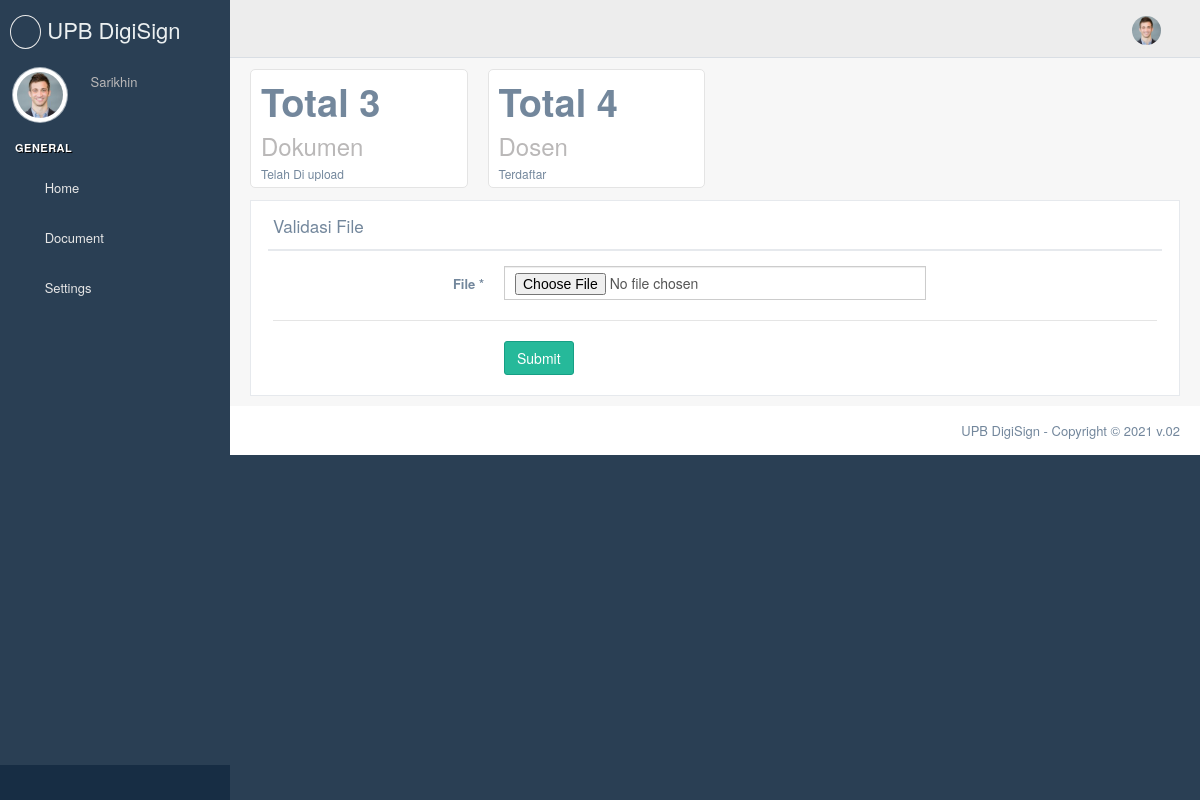
/dashboard (signed in), run on the app's committed database.
### app/models/Users.py (models this page shows, shortened)
class User(UserMixin, db.Model):
    __tablename__ = 'users'
    id = db.Column(db.Integer, primary_key=True)
    email = db.Column(db.String(64), unique=True, index=True)
    nomor = db.Column(db.String(64), unique=True, index=True)
    name = db.Column(db.String(64), index=True)
    p_profile = db.Column(db.String(128), index=True)
    signature = db.Column(db.String(128), index=True)
    sertifikat = db.Column(db.String(128), index=True)
    key_sertifikat = db.Column(db.String(128), index=True)
    password_sertifikat = db.Column(db.String(128))
    password_hash = db.Column(db.String(128))
    role_id = db.Column(db.Integer, db.ForeignKey('roles.id'))
    confirmed = db.Column(db.Boolean, default=False)
    doc =  db.relationship('fileModel', backref='doc', lazy='dynamic')#child of doc
    skrip =  db.relationship('Skripsi', backref='skrip', lazy='dynamic')#child of doc
    @property
    def password(self):
        raise AttributeError('password is not a readable attribute')
    def can(self, perm):
        return self.role is not None and self.role.has_permission(perm)

### app/routes.py (the view)
@app.route('/dashboard')
@login_required
@check_confirmed
def dashboard():
    dosen = User.query.filter_by(role_id = 2).count()
    file = data = Skripsi.query.filter_by(user_id = current_user.id).count()
    data = Skripsi.query.filter(or_(Skripsi.peng1 == current_user.name, Skripsi.peng2==current_user.name, Skripsi.pem1==current_user.name, Skripsi.pem2 == current_user.name,
                                        Skripsi.dekan == current_user.name, Skripsi.prodi == current_user.name)).count()
    if current_user.can(8) and not current_user.can(Permission.ADMIN):
        if current_user.signature is None:
            flash('Lengkapi Profil anda dengan membuat tanda tangan pada menu Settings > Tanda tangan', 'danger')
        if current_user.sertifikat is None:
            flash('Lengkapi Profil anda dengan membuat sertifikat pada menu Settings > Sertifikat', 'danger')
    return render_template('index.html', dosen = dosen, data = data, file = file)

### app/models/Users.py (called while the page is built)
@login_manager.user_loader
def load_user(user_id):
    return User.query.get(int(user_id))

    def has_permission(self, perm):
        return self.permissions & perm == perm

### app/templates/index.html (shortened to what this page needs)
{% extends "base_site.html" %} {% block title %} HOME {% endblock title %} {%
block stylesheets %} {{ super() }} {% endblock stylesheets %} {% block content
%}
<div class="right_col" role="main">
  <div class="col-md-12 col-sm-12 col-xs-12">
  </div>
  <div class="">
    <div class="row">
      {% if current_user.role_id == 1 %}
      <div class="top_tiles">
        <div class="animated flipInY col-lg-3 col-md-3 col-sm-6">
          <div class="tile-stats">
            <div class="icon"></div>
            <div class="count">Total {{file}}</div>
            <h3>Dokumen</h3>
            <p>Telah Di upload</p>
          </div>
        </div>
      </div>
      {% endif %}
      <div class="top_tiles">
        <div class="animated flipInY col-lg-3 col-md-3 col-sm-6">
          <div class="tile-stats">
            <div class="icon"></div>
            <div class="count">Total {{dosen}}</div>
            <h3>Dosen</h3>
            <p>Terdaftar</p>
          </div>
        </div>
      </div>
    </div>
    <div class="row">
      <div class="col-md-12">
        <div class="x_panel">
          <div class="x_title">
            <h2>Validasi File <small>Cek Tanda Tangan Digital</small></h2>
            <ul class="nav navbar-right panel_toolbox">
              <li>
                <a class="collapse-link"><i class="fa fa-chevron-up"></i></a>
              </li>
              <li class="dropdown">
                <a
                  href="#"
                  class="dropdown-toggle"
                  data-toggle="dropdown"
                  role="button"
                  aria-expanded="false"
                  ><i class="fa fa-wrench"></i
                ></a>
              </li>
              <li>
                <a class="close-link"><i class="fa fa-close"></i></a>
              </li>
            </ul>
            <div class="clearfix"></div>
          </div>
          <div class="x_content">
            <form
              class="form-horizontal form-label-left"
              novalidate
              action="{{ url_for('valid') }}"
              method="POST"
              enctype="multipart/form-data"
            >
              <div class="item form-group">
                <label
                  class="control-label col-md-3 col-sm-3 col-xs-12"
                  for="email"
                  >File <span class="required">*</span>
                </label>
                <div class="col-md-6 col-sm-6 col-xs-12">
                  <input
                    type="file"
                    id="file"
                    name="file"
                    required="required"
                    class="form-control col-md-7 col-xs-12"
                    accept=".pdf"
                  />
                </div>
              </div>
              <div class="ln_solid"></div>
              <div class="form-group">
                <div class="col-md-6 col-md-offset-3">
                  <button id="send" type="submit" class="btn btn-success">
                    Submit
                  </button>
                </div>
              </div>
            </form>
          </div>
        </div>
      </div>
    </div>
  </div>
</div>
{% endblock content %}

### app/templates/site_template/sidebar.html (shortened to what this page needs)
<div class="left_col scroll-view">
  <div class="navbar nav_title" style="border: 0">
    <a href="" class="site_title">
      <i class="fas fa-signature"></i> <span>UPB DigiSign</span></a
    >
  </div>
  <div class="profile clearfix">
    <div class="profile_pic">
      {% if current_user.p_profile is none %}
      <img
        src="{{ url_for('static', filename='images/user.png')}}"
        alt="..."
        class="img-circle profile_img"
      />
      {% else %}
      <img
        src="{{ url_for('static', filename='uploads/photos/')}}{{ current_user.p_profile }}"
        alt="..."
        class="img-circle profile_img"
      />
      {% endif %}
    </div>
    <div class="profile_info">
      <span>{{ current_user.name }}</span>
    </div>
  </div>
  <br />
  <div id="sidebar-menu" class="main_menu_side hidden-print main_menu">
    <div class="menu_section">
      <h3>General</h3>
      <ul class="nav side-menu">
        <li>
          <a href="/dashboard"><i class="fa fa-home"></i> Home </a>
        </li>
         {% if current_user.role.name=='User' %}
        <li>
          <a
            ><i class="fa fa-file-pdf-o"></i> Document
            <span class="fa fa-chevron-down"></span
          ></a>
        </li>
        {% endif %}
        <li>
          <a href="#"
            ><i class="fa fa-gear"></i> Settings
            <span class="fa fa-chevron-down"></span>
          </a>
        </li>
      </ul>
    </div>
  </div>
  <div class="sidebar-footer hidden-small">
    <a data-toggle="tooltip" data-placement="top" title="Settings">
      <span class="glyphicon glyphicon-cog" aria-hidden="true"></span>
    </a>
    <a data-toggle="tooltip" data-placement="top" title="FullScreen">
      <span class="glyphicon glyphicon-fullscreen" aria-hidden="true"></span>
    </a>
    <a data-toggle="tooltip" data-placement="top" title="Lock">
      <span class="glyphicon glyphicon-eye-close" aria-hidden="true"></span>
    </a>
    <a
      data-toggle="tooltip"
      data-placement="top"
      title="Logout"
      href="{{ url_for('logout') }}"
    >
      <span class="glyphicon glyphicon-off" aria-hidden="true"></span>
    </a>
  </div>
</div>

### app/templates/site_template/top_navigation.html (shortened to what this page needs)
<div class="nav_menu">
  <nav>
    <div class="nav toggle">
      <a id="menu_toggle"><i class="fa fa-bars"></i></a>
    </div>
    <ul class="nav navbar-nav navbar-right">
      <li class="">
        <a
          href="javascript:;"
          class="user-profile dropdown-toggle"
          data-toggle="dropdown"
          aria-expanded="false"
        >
          {% if current_user.p_profile is none %}
          <img
            src="{{ url_for('static', filename='images/user.png')}}"
            alt=""
          />
          {% else %}
          <img
            src="{{ url_for('static', filename='uploads/photos/')}}{{ current_user.p_profile }}"
            alt=""
          />
          {% endif %}
          <span class="fa fa-angle-down"></span>
        </a>
      </li>
    </ul>
  </nav>
</div>

### data on the page
User: p_profile (picture), name "Sarikhin"

### other printed values
{{ file }} "3"
{{ dosen }} "4"
